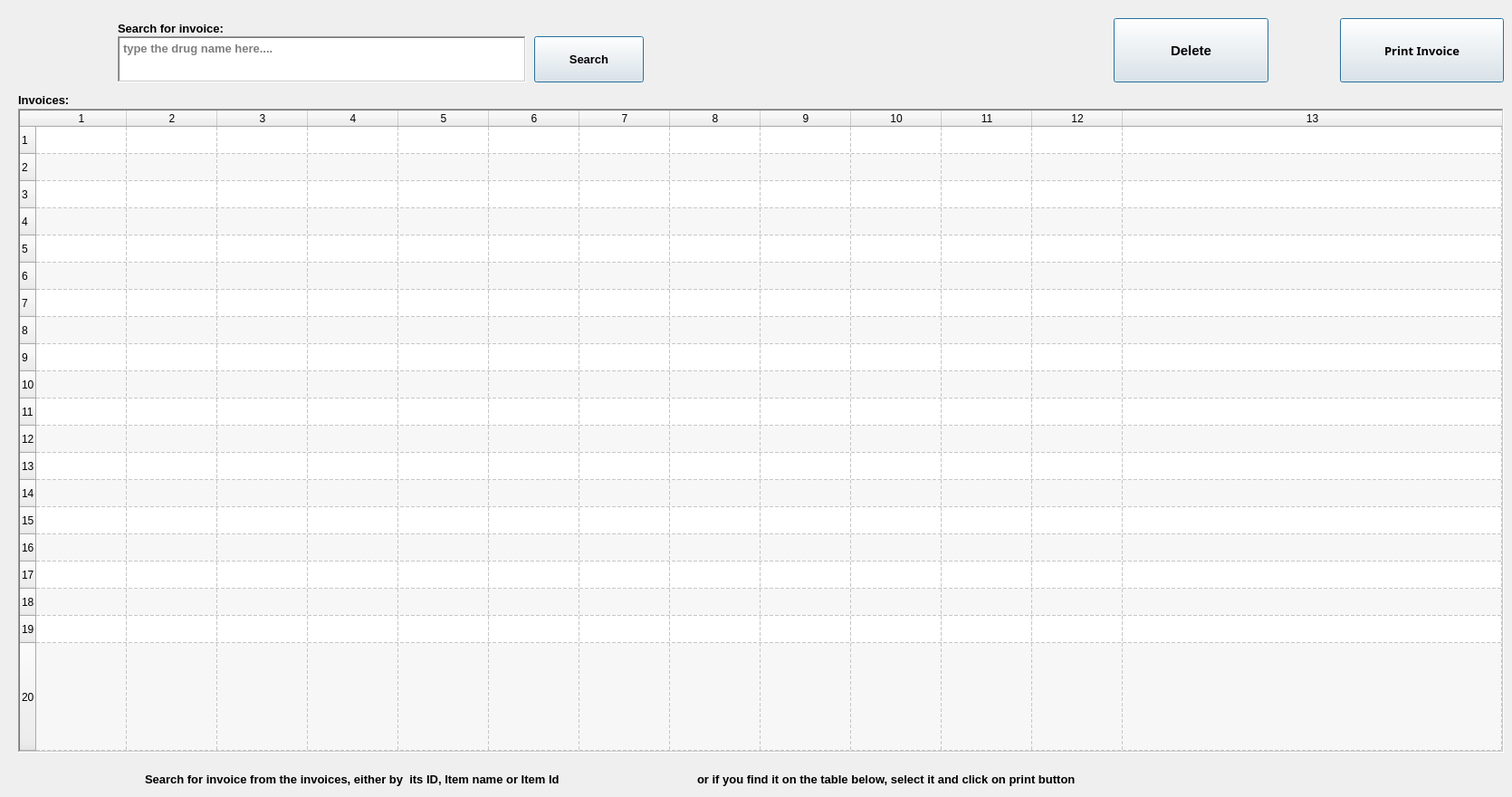
     <widget class="QWidget" name="invoice_tab_4">
      <attribute name="title">
       <string>INVOICE</string>
      </attribute>
      <widget class="QTableWidget" name="my_table_11">
       <property name="geometry">
        <rect>
         <x>20</x>
         <y>120</y>
         <width>1641</width>
         <height>711</height>
        </rect>
       </property>
       <property name="frameShape">
        <enum>QFrame::WinPanel</enum>
       </property>
       <property name="sizeAdjustPolicy">
        <enum>QAbstractScrollArea::AdjustToContents</enum>
       </property>
       <property name="autoScroll">
        <bool>true</bool>
       </property>
       <property name="editTriggers">
        <set>QAbstractItemView::NoEditTriggers</set>
       </property>
       <property name="tabKeyNavigation">
        <bool>false</bool>
       </property>
       <property name="showDropIndicator" stdset="0">
        <bool>true</bool>
       </property>
       <property name="dragDropOverwriteMode">
        <bool>true</bool>
       </property>
       <property name="alternatingRowColors">
        <bool>true</bool>
       </property>
       <property name="selectionBehavior">
        <enum>QAbstractItemView::SelectRows</enum>
       </property>
       <property name="gridStyle">
        <enum>Qt::DashLine</enum>
       </property>
       <property name="sortingEnabled">
        <bool>true</bool>
       </property>
       <property name="rowCount">
        <number>20</number>
       </property>
       <property name="columnCount">
        <number>13</number>
       </property>
       <attribute name="horizontalHeaderCascadingSectionResizes">
        <bool>true</bool>
       </attribute>
       <attribute name="horizontalHeaderShowSortIndicator" stdset="0">
        <bool>true</bool>
       </attribute>
       <attribute name="horizontalHeaderStretchLastSection">
        <bool>true</bool>
       </attribute>
       <attribute name="verticalHeaderCascadingSectionResizes">
        <bool>true</bool>
       </attribute>
       <attribute name="verticalHeaderShowSortIndicator" stdset="0">
        <bool>true</bool>
       </attribute>
       <attribute name="verticalHeaderStretchLastSection">
        <bool>true</bool>
       </attribute>
       <row/>
       <row/>
       <row/>
       <row/>
       <row/>
       <row/>
       <row/>
       <row/>
       <row/>
       <row/>
       <row/>
       <row/>
       <row/>
       <row/>
       <row/>
       <row/>
       <row/>
       <row/>
       <row/>
       <row/>
       <column/>
       <column/>
       <column/>
       <column/>
       <column/>
       <column/>
       <column/>
       <column/>
       <column/>
       <column/>
       <column/>
       <column/>
       <column/>
      </widget>
      <widget class="QLabel" name="lbl_search_35">
       <property name="geometry">
        <rect>
         <x>20</x>
         <y>100</y>
         <width>81</width>
         <height>20</height>
        </rect>
       </property>
       <property name="font">
        <font>
         <family>Segoe UI</family>
         <pointsize>10</pointsize>
         <weight>75</weight>
         <bold>true</bold>
         <underline>false</underline>
        </font>
       </property>
       <property name="text">
        <string>Invoices: </string>
       </property>
      </widget>
      <widget class="QPushButton" name="part_8">
       <property name="geometry">
        <rect>
         <x>1480</x>
         <y>20</y>
         <width>181</width>
         <height>71</height>
        </rect>
       </property>
       <property name="font">
        <font>
         <family>Segoe UI Black</family>
         <pointsize>10</pointsize>
         <weight>75</weight>
         <bold>true</bold>
         <underline>false</underline>
        </font>
       </property>
       <property name="text">
        <string>Print Invoice</string>
       </property>
       <property name="icon">
        <iconset resource="Materials.qrc">
         <normaloff>:/new/Icons/Print.png</normaloff>:/new/Icons/Print.png</iconset>
       </property>
       <property name="iconSize">
        <size>
         <width>45</width>
         <height>45</height>
        </size>
       </property>
       <property name="default">
        <bool>true</bool>
       </property>
      </widget>
      <widget class="QPlainTextEdit" name="invoice_Searchbar">
       <property name="geometry">
        <rect>
         <x>130</x>
         <y>40</y>
         <width>451</width>
         <height>51</height>
        </rect>
       </property>
       <property name="font">
        <font>
         <family>Segoe UI</family>
         <pointsize>10</pointsize>
         <weight>75</weight>
         <bold>true</bold>
         <underline>false</underline>
        </font>
       </property>
       <property name="frameShape">
        <enum>QFrame::WinPanel</enum>
       </property>
       <property name="frameShadow">
        <enum>QFrame::Sunken</enum>
       </property>
       <property name="verticalScrollBarPolicy">
        <enum>Qt::ScrollBarAlwaysOff</enum>
       </property>
       <property name="horizontalScrollBarPolicy">
        <enum>Qt::ScrollBarAsNeeded</enum>
       </property>
       <property name="sizeAdjustPolicy">
        <enum>QAbstractScrollArea::AdjustIgnored</enum>
       </property>
       <property name="backgroundVisible">
        <bool>false</bool>
       </property>
       <property name="centerOnScroll">
        <bool>false</bool>
       </property>
       <property name="placeholderText">
        <string>type the drug name here....</string>
       </property>
      </widget>
      <widget class="QPushButton" name="btn_search_available_items_10">
       <property name="geometry">
        <rect>
         <x>590</x>
         <y>40</y>
         <width>121</width>
         <height>51</height>
        </rect>
       </property>
       <property name="font">
        <font>
         <family>Segoe UI</family>
         <pointsize>10</pointsize>
         <weight>75</weight>
         <bold>true</bold>
        </font>
       </property>
       <property name="text">
        <string>Search</string>
       </property>
       <property name="icon">
        <iconset resource="Materials.qrc">
         <normaloff>:/new/Icons/Search.png</normaloff>:/new/Icons/Search.png</iconset>
       </property>
       <property name="iconSize">
        <size>
         <width>45</width>
         <height>45</height>
        </size>
       </property>
       <property name="default">
        <bool>true</bool>
       </property>
      </widget>
      <widget class="QLabel" name="lbl_search_36">
       <property name="geometry">
        <rect>
         <x>130</x>
         <y>21</y>
         <width>161</width>
         <height>20</height>
        </rect>
       </property>
       <property name="font">
        <font>
         <family>Segoe UI</family>
         <pointsize>10</pointsize>
         <weight>75</weight>
         <bold>true</bold>
         <underline>false</underline>
        </font>
       </property>
       <property name="text">
        <string>Search for invoice: </string>
       </property>
      </widget>
      <widget class="QLabel" name="lbl_search_37">
       <property name="geometry">
        <rect>
         <x>160</x>
         <y>850</y>
         <width>601</width>
         <height>21</height>
        </rect>
       </property>
       <property name="font">
        <font>
         <family>Segoe UI</family>
         <pointsize>10</pointsize>
         <weight>75</weight>
         <italic>false</italic>
         <bold>true</bold>
         <underline>false</underline>
        </font>
       </property>
       <property name="text">
        <string>Search for invoice from the invoices, either by  its ID, Item name or Item Id </string>
       </property>
      </widget>
      <widget class="QLabel" name="lbl_search_38">
       <property name="geometry">
        <rect>
         <x>770</x>
         <y>850</y>
         <width>571</width>
         <height>21</height>
        </rect>
       </property>
       <property name="font">
        <font>
         <family>Segoe UI</family>
         <pointsize>10</pointsize>
         <weight>75</weight>
         <italic>false</italic>
         <bold>true</bold>
         <underline>false</underline>
        </font>
       </property>
       <property name="text">
        <string>or if you find it on the table below, select it and click on print button</string>
       </property>
      </widget>
      <widget class="QPushButton" name="sale_btn_delete_2">
       <property name="geometry">
        <rect>
         <x>1230</x>
         <y>20</y>
         <width>171</width>
         <height>71</height>
        </rect>
       </property>
       <property name="font">
        <font>
         <family>MS Shell Dlg 2</family>
         <pointsize>11</pointsize>
         <weight>75</weight>
         <bold>true</bold>
        </font>
       </property>
       <property name="styleSheet">
        <string notr="true">border-color: rgb(32, 197, 186);</string>
       </property>
       <property name="text">
        <string>Delete</string>
       </property>
       <property name="icon">
        <iconset resource="Materials.qrc">
         <normaloff>:/new/Icons/Remove.png</normaloff>:/new/Icons/Remove.png</iconset>
       </property>
       <property name="iconSize">
        <size>
         <width>50</width>
         <height>50</height>
        </size>
       </property>
       <property name="default">
        <bool>true</bool>
       </property>
      </widget>
     </widget>
